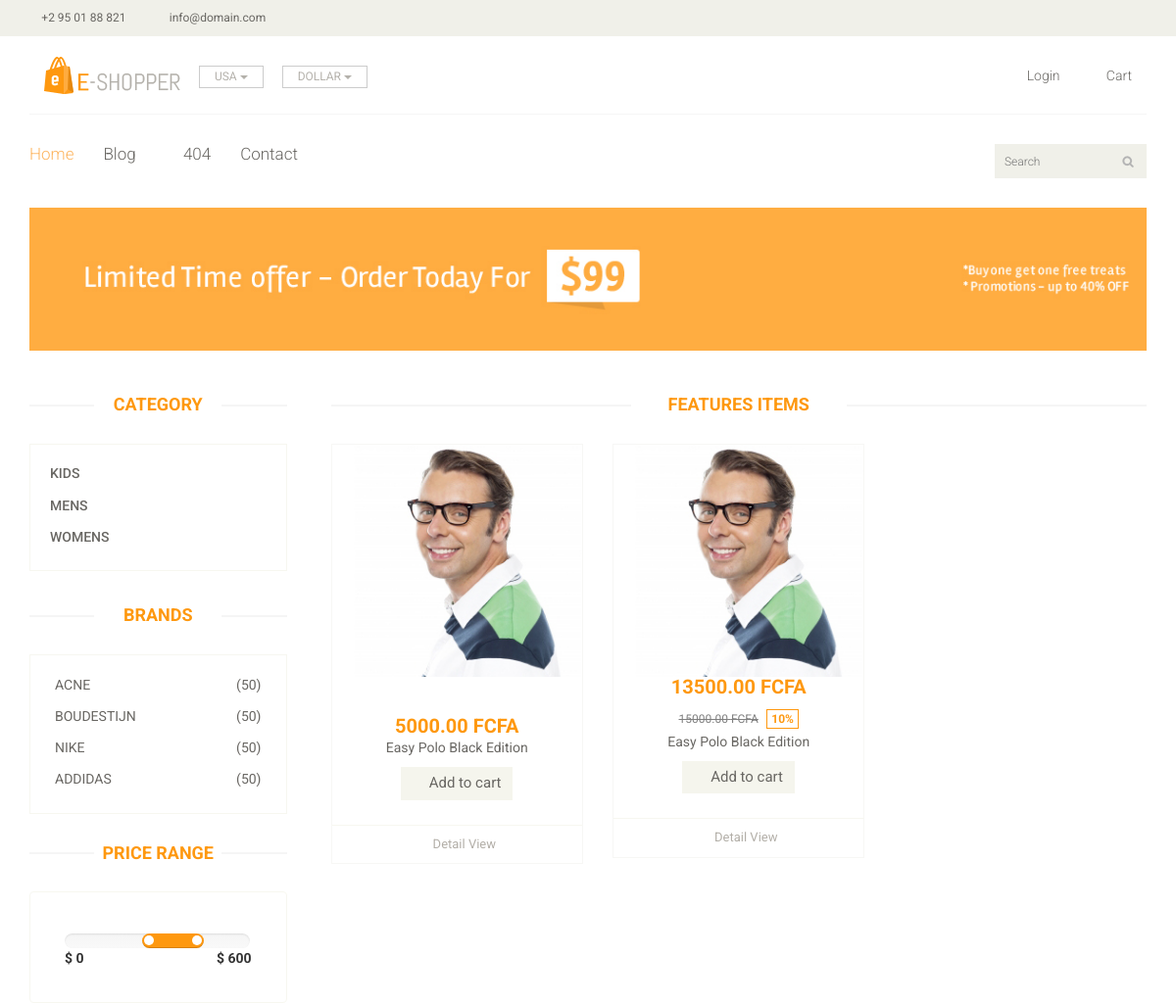
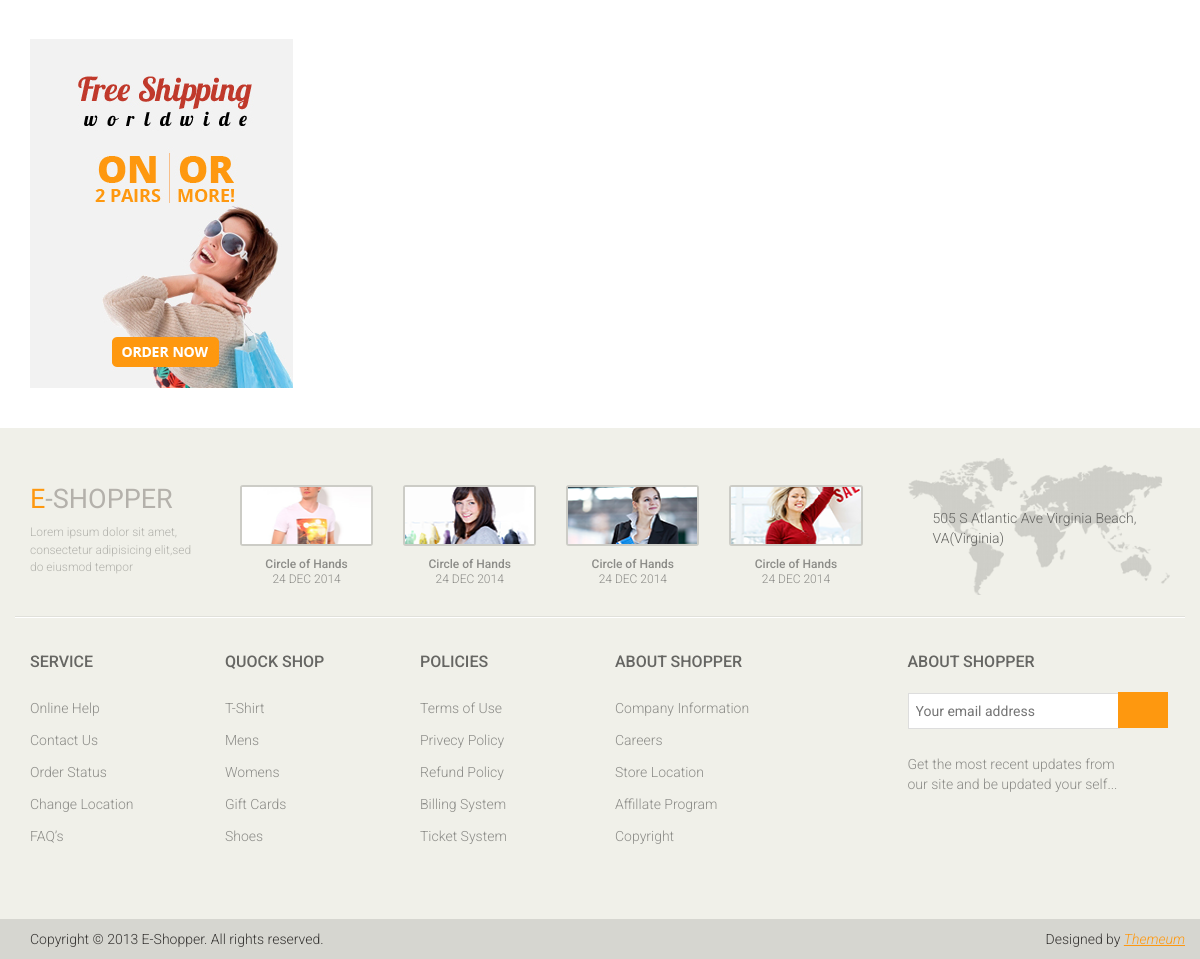
Page /article-category/1/ on the committed database (2 pictures, top to bottom).
### core/models.py (models this page shows, shortened)
class BaseModel(models.Model):
    name = models.CharField(max_length=225, verbose_name="Name")
    reference = models.CharField(max_length=225, verbose_name="Reference", blank=True)
    created_at = models.DateField(auto_now=True, verbose_name="Created at")
    updated_at = models.DateField(auto_now=False,blank=True, null=True)
    status = models.BooleanField(verbose_name="Status", default=True)
    class Meta:
        ordering = ['name']
        abstract = True

class Category(BaseModel):
    def __str__(self):
        return self.name

class Brand(models.Model):
    name = models.CharField(max_length=225, verbose_name="Name")
    reference = models.CharField(max_length=225, verbose_name="Reference")
    created_at = models.DateField(auto_now=True, verbose_name="Created at")
    status = models.BooleanField(default=True)

class Item(BaseModel):
    content = models.TextField()
    category = models.ForeignKey(Category, on_delete=models.CASCADE)
    brand = models.ForeignKey('Brand', on_delete=models.CASCADE, null=True, blank=True)
    disponibilite = models.CharField(choices=DISPONIBILITE_CHOICES, max_length=255)
    image = models.ImageField(upload_to='articles')
    price = models.DecimalField(max_digits=20, decimal_places=2, verbose_name='Prix', default=0.00,
                                validators=[MinValueValidator(Decimal('0.00'))])
    discount = models.DecimalField(max_digits=20, decimal_places=2, verbose_name='Discount', default='',
                                validators=[MinValueValidator(Decimal('0.00'))], blank=True, null=True)
    device = models.CharField(choices=DEVICE_CHOICES, max_length=10, default="FCFA")
    percentage_reduction = models.IntegerField(blank=True, null=True)
    slug = models.SlugField(unique=True, blank=True)
    class Meta:
        verbose_name_plural = "Articles"
        ordering = ['-created_at']
    def get_detail_from_article_url(self):
        return reverse("article-detail", kwargs={
            'slug': self.slug
        })

### core/views.py (the view)
# urls.py: url('^article-category/(?P<pk>\d+)/$', CategoryItemList.as_view() , name='article'),
class CategoryItemList(ListView):
    model = Item
    template_name = "article.html"
    context_object_name = "items"
    paginate_by = 12
    def get_queryset(self):
        return Item.objects.filter(category__id=self.kwargs['pk'])
    def get_context_data(self, **kwargs):
        context = super(CategoryItemList, self).get_context_data(**kwargs)
        context['brands'] = Brand.objects.filter(status=True)
        context['categorys'] = Category.objects.filter(status=True)
        return context

### core/templates/article.html (shortened to what this page needs)
{% load static %}
<!DOCTYPE html>
<html lang="en">
<head>
	 {% include 'style.html' %}
</head>
<body>
    {% include 'header.html' %}
	<section id="advertisement">
		<div class="container">
			<img src="{% static 'images/shop/advertisement.jpg' %}" alt="" />
		</div>
	</section>
	<section>
		<div class="container">
			<div class="row">
				<div class="col-sm-3">
					<div class="left-sidebar">
						<h2>Category</h2>
						<div class="panel-group category-products" id="accordian">
							{% for category in categorys %}
								<div class="panel panel-default">
									<div class="panel-heading">
										<h4 class="panel-title"><a href="{% url 'article' pk=category.id %}">{{ category.name }}</a></h4>
									</div>
								</div>
							{% endfor %}
						</div>
						<div class="brands_products">
							<h2>Brands</h2>
							<div class="brands-name">
								<ul class="nav nav-pills nav-stacked">
									{% for brand in brands %}
									<li><a href="{% url 'shop' %}"> <span class="pull-right">(50)</span>{{ brand.name }}</a></li>
									{% endfor %}
								</ul>
							</div>
						</div>
						<div class="price-range">
							<h2>Price Range</h2>
							<div class="well">
								 <input type="text" class="span2" value="" data-slider-min="0" data-slider-max="600" data-slider-step="5" data-slider-value="[250,450]" id="sl2" ><br />
								 <b>$ 0</b> <b class="pull-right">$ 600</b>
							</div>
						</div>
						<div class="shipping text-center">
							<img src="{% static 'images/home/shipping.jpg' %}" alt="" />
						</div>
					</div>
				</div>
				<div class="col-sm-9 padding-right">
					<div class="features_items">
						<h2 class="title text-center">Features Items</h2>
						{% for item in items %}
						<div class="col-sm-4">
							<div class="product-image-wrapper">
								<div class="single-products">
									<div class="productinfo text-center">
										<img src="{{ item.image.url }}" alt="" />
										{% if item.discount %}
                                        <span class="price-bloc">
											<span>{{ item.discount }}</span>
											<span>{{ item.device }}</span>
										</span>
										<br><p></p>
										<span class="prix element">
											<span class="discount">{{ item.price }}</span>
											<span class="device-price">{{ item.device }}</span>
										</span>
										<span class="percent-reduct">{{ item.percentage_reduction }}%</span>
										{% else %}
                                         <br><br><br>
                                            <span class="price-bloc">
                                                <span>{{ item.price }}</span>
                                                <span>{{ item.device }}</span>
                                            </span>
                                        {% endif %}
										<p>Easy Polo Black Edition</p>
										<a href="{% url 'index' %}" class="btn btn-default add-to-cart"><i class="fa fa-shopping-cart"></i>Add to cart</a>
									</div>
									<div class="product-overlay">
										<div class="overlay-content">
											<br>
										</div>
									</div>
								</div>
								<div class="choose">
									<ul class="nav nav-pills nav-justified">
										<li><a href="{{ item.get_detail_from_article_url }}"><i class="fa fa-plus-square"></i>Detail View</a></li>
									</ul>
								</div>
							</div>
						</div>
						 {% endfor %}
					</div>
				</div>
			</div>
		</div>
	</section>
	<br>
	<br>
	<footer id="footer">
		<div class="footer-top">
			<div class="container">
				<div class="row">
					<div class="col-sm-2">
						<div class="companyinfo">
							<h2><span>e</span>-shopper</h2>
							<p>Lorem ipsum dolor sit amet, consectetur adipisicing elit,sed do eiusmod tempor</p>
						</div>
					</div>
					<div class="col-sm-7">
						<div class="col-sm-3">
							<div class="video-gallery text-center">
								<a href="{% url 'shop' %}#">
									<div class="iframe-img">
										<img src="{% static 'images/home/iframe1.png' %}" alt="" />
									</div>
								</a>
								<p>Circle of Hands</p>
								<h2>24 DEC 2014</h2>
							</div>
						</div>
						<div class="col-sm-3">
							<div class="video-gallery text-center">
								<a href="{% url 'shop' %}#">
									<div class="iframe-img">
										<img src="{% static 'images/home/iframe2.png' %}" alt="" />
									</div>
								</a>
								<p>Circle of Hands</p>
								<h2>24 DEC 2014</h2>
							</div>
						</div>
						<div class="col-sm-3">
							<div class="video-gallery text-center">
								<a href="{% url 'shop' %}#">
									<div class="iframe-img">
										<img src="{% static 'images/home/iframe3.png' %}" alt="" />
									</div>
								</a>
								<p>Circle of Hands</p>
								<h2>24 DEC 2014</h2>
							</div>
						</div>
						<div class="col-sm-3">
							<div class="video-gallery text-center">
								<a href="{% url 'shop' %}#">
									<div class="iframe-img">
										<img src="{% static 'images/home/iframe4.png' %}" alt="" />
									</div>
								</a>
								<p>Circle of Hands</p>
								<h2>24 DEC 2014</h2>
							</div>
						</div>
					</div>
					<div class="col-sm-3">
						<div class="address">
							<img src="{% static 'images/home/map.png' %}" alt="" />
							<p>505 S Atlantic Ave Virginia Beach, VA(Virginia)</p>
						</div>
					</div>
				</div>
			</div>
		</div>
		<div class="footer-widget">
			<div class="container">
				<div class="row">
					<div class="col-sm-2">
						<div class="single-widget">
							<h2>Service</h2>
							<ul class="nav nav-pills nav-stacked">
								<li><a href="{% url 'shop' %}">Online Help</a></li>
								<li><a href="{% url 'shop' %}">Contact Us</a></li>
								<li><a href="{% url 'shop' %}">Order Status</a></li>
								<li><a href="{% url 'shop' %}">Change Location</a></li>
								<li><a href="{% url 'shop' %}">FAQ’s</a></li>
							</ul>
						</div>
					</div>
					<div class="col-sm-2">
						<div class="single-widget">
							<h2>Quock Shop</h2>
							<ul class="nav nav-pills nav-stacked">
								<li><a href="{% url 'shop' %}">T-Shirt</a></li>
								<li><a href="{% url 'shop' %}">Mens</a></li>
								<li><a href="{% url 'shop' %}">Womens</a></li>
								<li><a href="{% url 'shop' %}">Gift Cards</a></li>
								<li><a href="{% url 'shop' %}">Shoes</a></li>
							</ul>
						</div>
					</div>
					<div class="col-sm-2">
						<div class="single-widget">
							<h2>Policies</h2>
							<ul class="nav nav-pills nav-stacked">
								<li><a href="{% url 'shop' %}">Terms of Use</a></li>
								<li><a href="{% url 'shop' %}">Privecy Policy</a></li>
								<li><a href="{% url 'shop' %}">Refund Policy</a></li>
								<li><a href="{% url 'shop' %}">Billing System</a></li>
								<li><a href="{% url 'shop' %}">Ticket System</a></li>
							</ul>
						</div>
					</div>
					<div class="col-sm-2">
						<div class="single-widget">
							<h2>About Shopper</h2>
							<ul class="nav nav-pills nav-stacked">
								<li><a href="{% url 'shop' %}">Company Information</a></li>
								<li><a href="{% url 'shop' %}">Careers</a></li>
								<li><a href="{% url 'shop' %}">Store Location</a></li>
								<li><a href="{% url 'shop' %}">Affillate Program</a></li>
								<li><a href="{% url 'shop' %}">Copyright</a></li>
							</ul>
						</div>
					</div>
					<div class="col-sm-3 col-sm-offset-1">
						<div class="single-widget">
							<h2>About Shopper</h2>
							<form action="{% url 'shop' %}#" class="searchform">
								<input type="text" placeholder="Your email address" />
								<button type="submit" class="btn btn-default"><i class="fa fa-arrow-circle-o-right"></i></button>
								<p>Get the most recent updates from <br />our site and be updated your self...</p>
							</form>
						</div>
					</div>
				</div>
			</div>
		</div>
		<div class="footer-bottom">
			<div class="container">
				<div class="row">
					<p class="pull-left">Copyright © 2013 E-Shopper. All rights reserved.</p>
					<p class="pull-right">Designed by <span><a target="_blank" href="http://www.themeum.com">Themeum</a></span></p>
				</div>
			</div>
		</div>
	</footer>
</body>
</html>

### rows in the picture
Category: name "KIDS"
Category: name "MENS"
Category: name "WOMENS"
Brand: name "ACNE"
Brand: name "BOUDESTIJN"
Brand: name "NIKE"
Brand: name "ADDIDAS"
Item: image (picture), price "5000.00", device "FCFA"
Item: image (picture), discount "13500.00", device "FCFA", price "15000.00", percentage_reduction "10"
